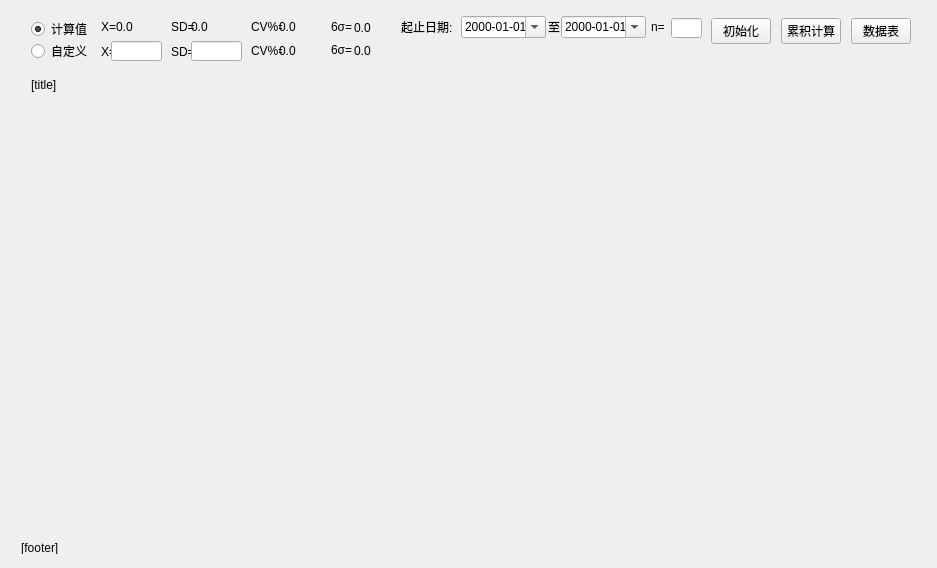
<?xml version="1.0" encoding="UTF-8"?>
<ui version="4.0">
 <class>CustomQwtPlot</class>
 <widget class="QWidget" name="CustomQwtPlot">
  <property name="geometry">
   <rect>
    <x>0</x>
    <y>0</y>
    <width>937</width>
    <height>568</height>
   </rect>
  </property>
  <property name="windowTitle">
   <string/>
  </property>
  <property name="autoFillBackground">
   <bool>false</bool>
  </property>
  <layout class="QVBoxLayout" name="verticalLayout">
   <item>
    <widget class="QWidget" name="widget_4" native="true">
     <property name="minimumSize">
      <size>
       <width>0</width>
       <height>60</height>
      </size>
     </property>
     <property name="maximumSize">
      <size>
       <width>16777215</width>
       <height>60</height>
      </size>
     </property>
     <property name="styleSheet">
      <string notr="true"/>
     </property>
     <widget class="QLabel" name="label">
      <property name="geometry">
       <rect>
        <x>90</x>
        <y>10</y>
        <width>21</width>
        <height>12</height>
       </rect>
      </property>
      <property name="text">
       <string>X=</string>
      </property>
     </widget>
     <widget class="QLabel" name="txtAvg">
      <property name="geometry">
       <rect>
        <x>105</x>
        <y>10</y>
        <width>54</width>
        <height>12</height>
       </rect>
      </property>
      <property name="text">
       <string>0.0</string>
      </property>
     </widget>
     <widget class="QLabel" name="label_3">
      <property name="geometry">
       <rect>
        <x>160</x>
        <y>10</y>
        <width>54</width>
        <height>12</height>
       </rect>
      </property>
      <property name="text">
       <string>SD=</string>
      </property>
     </widget>
     <widget class="QLabel" name="txtSd">
      <property name="geometry">
       <rect>
        <x>180</x>
        <y>10</y>
        <width>54</width>
        <height>12</height>
       </rect>
      </property>
      <property name="text">
       <string>0.0</string>
      </property>
     </widget>
     <widget class="QLabel" name="label_5">
      <property name="geometry">
       <rect>
        <x>240</x>
        <y>10</y>
        <width>31</width>
        <height>12</height>
       </rect>
      </property>
      <property name="text">
       <string>CV%=</string>
      </property>
     </widget>
     <widget class="QLabel" name="txtCV">
      <property name="geometry">
       <rect>
        <x>268</x>
        <y>10</y>
        <width>50</width>
        <height>12</height>
       </rect>
      </property>
      <property name="text">
       <string>0.0</string>
      </property>
     </widget>
     <widget class="QLabel" name="label_7">
      <property name="geometry">
       <rect>
        <x>320</x>
        <y>10</y>
        <width>31</width>
        <height>12</height>
       </rect>
      </property>
      <property name="text">
       <string>6σ=</string>
      </property>
     </widget>
     <widget class="QLabel" name="txt6sigma">
      <property name="geometry">
       <rect>
        <x>343</x>
        <y>11</y>
        <width>54</width>
        <height>12</height>
       </rect>
      </property>
      <property name="text">
       <string>0.0</string>
      </property>
     </widget>
     <widget class="QPushButton" name="btnDataTable">
      <property name="geometry">
       <rect>
        <x>840</x>
        <y>7</y>
        <width>60</width>
        <height>26</height>
       </rect>
      </property>
      <property name="font">
       <font>
        <pointsize>9</pointsize>
       </font>
      </property>
      <property name="text">
       <string>数据表</string>
      </property>
     </widget>
     <widget class="QLabel" name="label_4">
      <property name="geometry">
       <rect>
        <x>90</x>
        <y>35</y>
        <width>54</width>
        <height>12</height>
       </rect>
      </property>
      <property name="text">
       <string>X=</string>
      </property>
     </widget>
     <widget class="QLabel" name="label_6">
      <property name="geometry">
       <rect>
        <x>160</x>
        <y>35</y>
        <width>51</width>
        <height>12</height>
       </rect>
      </property>
      <property name="text">
       <string>SD=</string>
      </property>
     </widget>
     <widget class="QLineEdit" name="inputCustAvg">
      <property name="geometry">
       <rect>
        <x>100</x>
        <y>30</y>
        <width>51</width>
        <height>20</height>
       </rect>
      </property>
     </widget>
     <widget class="QLineEdit" name="inputCustSD">
      <property name="geometry">
       <rect>
        <x>180</x>
        <y>30</y>
        <width>51</width>
        <height>20</height>
       </rect>
      </property>
     </widget>
     <widget class="QLabel" name="label_9">
      <property name="geometry">
       <rect>
        <x>240</x>
        <y>30</y>
        <width>31</width>
        <height>20</height>
       </rect>
      </property>
      <property name="text">
       <string>CV%=</string>
      </property>
     </widget>
     <widget class="QLabel" name="txtCustCV">
      <property name="geometry">
       <rect>
        <x>268</x>
        <y>34</y>
        <width>50</width>
        <height>12</height>
       </rect>
      </property>
      <property name="text">
       <string>0.0</string>
      </property>
     </widget>
     <widget class="QLabel" name="label_10">
      <property name="geometry">
       <rect>
        <x>390</x>
        <y>10</y>
        <width>54</width>
        <height>12</height>
       </rect>
      </property>
      <property name="text">
       <string>起止日期:</string>
      </property>
     </widget>
     <widget class="QLabel" name="label_11">
      <property name="geometry">
       <rect>
        <x>537</x>
        <y>10</y>
        <width>51</width>
        <height>12</height>
       </rect>
      </property>
      <property name="text">
       <string>至</string>
      </property>
     </widget>
     <widget class="QLabel" name="label_12">
      <property name="geometry">
       <rect>
        <x>640</x>
        <y>10</y>
        <width>31</width>
        <height>12</height>
       </rect>
      </property>
      <property name="text">
       <string>n=</string>
      </property>
     </widget>
     <widget class="QRadioButton" name="IfCaculate">
      <property name="geometry">
       <rect>
        <x>20</x>
        <y>10</y>
        <width>61</width>
        <height>16</height>
       </rect>
      </property>
      <property name="text">
       <string>计算值</string>
      </property>
      <property name="checked">
       <bool>true</bool>
      </property>
     </widget>
     <widget class="QRadioButton" name="IfCustum">
      <property name="geometry">
       <rect>
        <x>20</x>
        <y>32</y>
        <width>61</width>
        <height>16</height>
       </rect>
      </property>
      <property name="text">
       <string>自定义</string>
      </property>
      <property name="checked">
       <bool>false</bool>
      </property>
     </widget>
     <widget class="QLabel" name="txtCust6sigma">
      <property name="geometry">
       <rect>
        <x>343</x>
        <y>34</y>
        <width>54</width>
        <height>12</height>
       </rect>
      </property>
      <property name="text">
       <string>0.0</string>
      </property>
     </widget>
     <widget class="QLabel" name="label_8">
      <property name="geometry">
       <rect>
        <x>320</x>
        <y>33</y>
        <width>31</width>
        <height>12</height>
       </rect>
      </property>
      <property name="text">
       <string>6σ=</string>
      </property>
     </widget>
     <widget class="QPushButton" name="btnCaculate">
      <property name="geometry">
       <rect>
        <x>770</x>
        <y>7</y>
        <width>60</width>
        <height>26</height>
       </rect>
      </property>
      <property name="font">
       <font>
        <pointsize>9</pointsize>
       </font>
      </property>
      <property name="text">
       <string>累积计算</string>
      </property>
     </widget>
     <widget class="QDateEdit" name="inputStartDate">
      <property name="geometry">
       <rect>
        <x>450</x>
        <y>5</y>
        <width>85</width>
        <height>22</height>
       </rect>
      </property>
      <property name="currentSection">
       <enum>QDateTimeEdit::YearSection</enum>
      </property>
      <property name="displayFormat">
       <string>yyyy-MM-dd</string>
      </property>
      <property name="calendarPopup">
       <bool>true</bool>
      </property>
     </widget>
     <widget class="QDateEdit" name="inputEndDate">
      <property name="geometry">
       <rect>
        <x>550</x>
        <y>5</y>
        <width>85</width>
        <height>22</height>
       </rect>
      </property>
      <property name="currentSection">
       <enum>QDateTimeEdit::YearSection</enum>
      </property>
      <property name="displayFormat">
       <string>yyyy-MM-dd</string>
      </property>
      <property name="calendarPopup">
       <bool>true</bool>
      </property>
     </widget>
     <widget class="QPushButton" name="btnInit">
      <property name="geometry">
       <rect>
        <x>700</x>
        <y>7</y>
        <width>60</width>
        <height>26</height>
       </rect>
      </property>
      <property name="font">
       <font>
        <pointsize>9</pointsize>
       </font>
      </property>
      <property name="text">
       <string>初始化</string>
      </property>
     </widget>
     <widget class="QLineEdit" name="txtN">
      <property name="geometry">
       <rect>
        <x>660</x>
        <y>7</y>
        <width>31</width>
        <height>20</height>
       </rect>
      </property>
     </widget>
    </widget>
   </item>
   <item>
    <widget class="QWidget" name="widget_title" native="true">
     <property name="minimumSize">
      <size>
       <width>0</width>
       <height>20</height>
      </size>
     </property>
     <property name="maximumSize">
      <size>
       <width>16777215</width>
       <height>20</height>
      </size>
     </property>
     <widget class="QLabel" name="txtTitle">
      <property name="geometry">
       <rect>
        <x>20</x>
        <y>0</y>
        <width>421</width>
        <height>16</height>
       </rect>
      </property>
      <property name="text">
       <string>[title]</string>
      </property>
     </widget>
    </widget>
   </item>
   <item>
    <widget class="QwtPlot" name="qwtPlot">
     <property name="sizePolicy">
      <sizepolicy hsizetype="Preferred" vsizetype="Preferred">
       <horstretch>0</horstretch>
       <verstretch>0</verstretch>
      </sizepolicy>
     </property>
     <property name="minimumSize">
      <size>
       <width>0</width>
       <height>0</height>
      </size>
     </property>
    </widget>
   </item>
   <item>
    <widget class="QWidget" name="widget_footer" native="true">
     <property name="minimumSize">
      <size>
       <width>0</width>
       <height>20</height>
      </size>
     </property>
     <property name="maximumSize">
      <size>
       <width>16777215</width>
       <height>20</height>
      </size>
     </property>
     <widget class="QLabel" name="txtFooter">
      <property name="geometry">
       <rect>
        <x>10</x>
        <y>5</y>
        <width>54</width>
        <height>12</height>
       </rect>
      </property>
      <property name="text">
       <string>[footer]</string>
      </property>
     </widget>
    </widget>
   </item>
  </layout>
 </widget>
 <customwidgets>
  <customwidget>
   <class>QwtPlot</class>
   <extends>QFrame</extends>
   <header>qwt_plot.h</header>
   <container>1</container>
  </customwidget>
 </customwidgets>
 <resources/>
 <connections/>
</ui>
